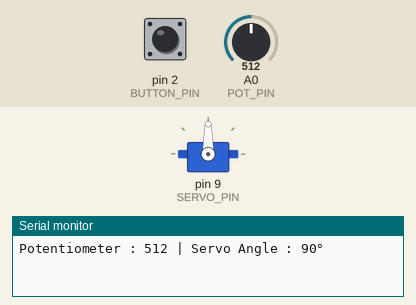
A sketch run on a simulated Arduino Uno, built with avr-gcc and run on an emulated ATmega328P. Shown: servo, the last lines printed to the serial monitor. The inputs (shaded band) are chosen by the test bench; at power-on: pin 2 (BUTTON_PIN) HIGH, A0 (POT_PIN) = 512.

Above: at 1.2 s.
1.3 s: pin 2 (BUTTON_PIN) pulled LOW for 0.15 s
At 1.77 s:
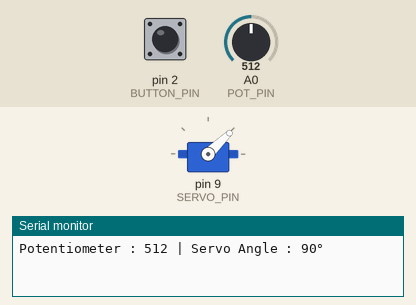
4.3 s: A0 (POT_PIN) set to 306
6.4 s: A0 (POT_PIN) set to 0
At 6.7 s:
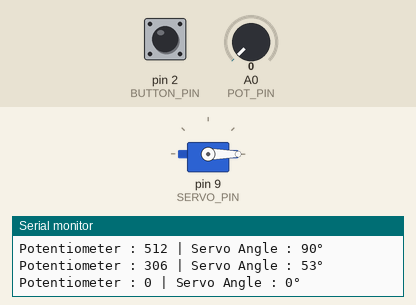
7.9 s: A0 (POT_PIN) set to 1023
At 9.0 s:
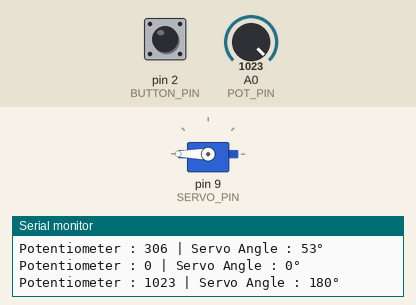
Timing chart, 0 to 10.4 s (numbered marks = the images above; inputs shaded):
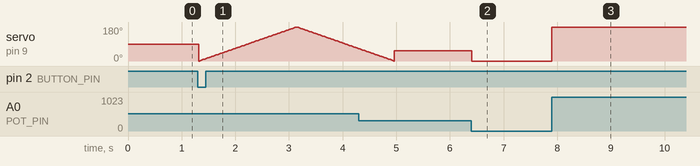

Measured:
- after the input at 6.4 s, servo on pin 9 (SERVO_PIN): 53° → 0° at once
- after the input at 7.9 s, servo on pin 9 (SERVO_PIN): 0° → 180° at once

The sketch:

Servo_motor_Sweep.ino
```cpp
/*
Project: Servo Motor Sweep
Question: Q 25
Name: P Meet Kumar
Roll No.: IoT 009
File: Servo_Control.ino

Description:
This project controls an SG90 servo motor using a potentiometer.
The potentiometer position (0–1023) is mapped to a servo angle
between 0° and 180°. The current angle is displayed on the
Serial Monitor. A push button performs one complete servo sweep
from 0° to 180° and back to 0° when pressed.
*/

#include <Servo.h>

// Pin Definitions
#define SERVO_PIN 9
#define POT_PIN A0
#define BUTTON_PIN 2

// Create Servo Object
Servo servoMotor;

// Variables
int previousAngle = -1;
bool buttonState = HIGH;
bool lastButtonState = HIGH;

// Setup Function
void setup() {

  Serial.begin(9600);

  servoMotor.attach(SERVO_PIN);

  pinMode(BUTTON_PIN, INPUT_PULLUP);
}

// Main Program
void loop() {

  // Read button state
  buttonState = digitalRead(BUTTON_PIN);

  // Perform one complete sweep when button is pressed
  if (lastButtonState == HIGH && buttonState == LOW) {

    for (int angle = 0; angle <= 180; angle++) {
      servoMotor.write(angle);
      delay(10);
    }

    for (int angle = 180; angle >= 0; angle--) {
      servoMotor.write(angle);
      delay(10);
    }
  }

  lastButtonState = buttonState;

    // Read potentiometer
  int potValue = analogRead(POT_PIN);

  // Map potentiometer value to servo angle
  int angle = map(potValue, 0, 1023, 0, 180);

  // Move servo
  servoMotor.write(angle);

  // Display values only when they change
  if (angle != previousAngle) {

    Serial.print("Potentiometer : ");
    Serial.print(potValue);

    Serial.print(" | Servo Angle : ");
    Serial.print(angle);
    Serial.println("°");

    previousAngle = angle;
  }

  delay(20);

}
```
